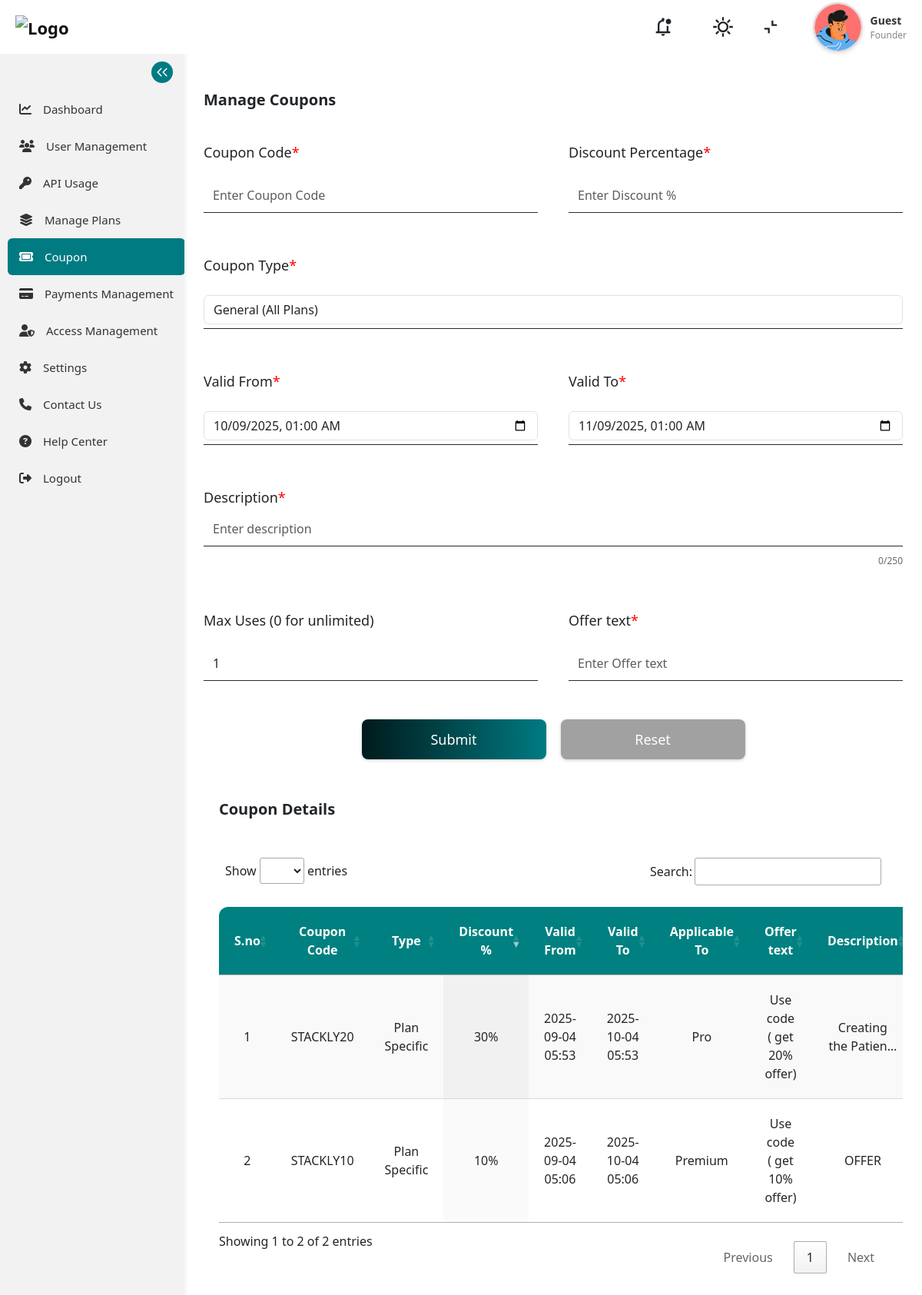
The page /create_coupons/ (signed in) on the database its author committed.
### stackly_admin/models.py (models this page shows, shortened)
class CouponCode(models.Model):
    COUPON_TYPES = (
        ('general', 'General'),
        ('plan_specific', 'Plan Specific'),
        ('user_specific', 'User Specific'),
    )
    code = models.CharField(max_length=20, unique=True)
    offer_text = models.CharField(max_length=20, unique=True,null=True, blank=True)
    coupon_type = models.CharField(max_length=20, choices=COUPON_TYPES, default='general')
    discount_percentage = models.PositiveIntegerField()
    description = models.TextField(null=True, blank=True)
    valid_from = models.DateTimeField()
    valid_to = models.DateTimeField()
    is_active = models.BooleanField(default=True)
    plan = models.ForeignKey(Plan, null=True, blank=True, on_delete=models.SET_NULL,
                           related_name='coupons')
    user = models.ForeignKey(User, null=True, blank=True, on_delete=models.SET_NULL)
    max_uses = models.PositiveIntegerField(default=1)
    times_used = models.PositiveIntegerField(default=0)

class Plan(models.Model):
    name = models.CharField(max_length=100)
    price = models.DecimalField(max_digits=10, decimal_places=2)
    validity_days = models.IntegerField()
    expiry_date = models.DateField(null=True, blank=True)
    max_api_calls = models.IntegerField()
    features = models.JSONField(default=list)  # <-- list of feature strings
    is_active = models.BooleanField(default=True)

### stackly_admin/views.py (the view, shortened to what this page needs)
# urls.py: path('create_coupons/', views.create_coupon, name='create_coupon'),
@role_required('SuperAdmin', 'Admin')
def create_coupon(request):
    if not request.user.is_authenticated:
        return redirect('admin_login')
    try:
        profiles = UserProfile.objects.get(user=request.user)
    except UserProfile.DoesNotExist:
        profiles = None
    notifications = Notification.objects.filter(register=request.user).order_by('-created_at')
    unread_count = notifications.filter(is_read=False).count()
    notifications = notifications[:5]
    plans = Plan.objects.filter(is_active=True)
    users = User.objects.filter(is_active=True)
    coupons = CouponCode.objects.all().order_by('-id')
    context = {
        'plans': plans,
        'users': users,
        'coupons': coupons,
        'profiles': profiles,
        'notifications': notifications,
        'unread_count': unread_count
    }
    return render(request, 'create_coupon.html', context)

### stackly_admin/templates/create_coupon.html (shortened to what this page needs)
{% extends 'base.html' %}
{% load static %}
{% block content %}
<div class="manageCoupons">
  <div class="box">
    <div class="innerbox">
      <div class="heading">Manage Coupons</div>
      <form method="POST" id="couponForm" class="needs-validation" novalidate>
        <div class="form">
          <div class="coupon-row">
            <div class="coupon-field">
              <label for="code" class="field-label">Coupon Code<span class="star">*</span></label>
              <div class="coupon-input">
                <input id="code" type="text" name="code" placeholder="Enter Coupon Code" required
                  pattern="^[A-Z][A-Za-z0-9]*$"
                  title="Must start with capital letter and contain only letters and numbers" class="form-control">
              </div>
            </div>
            <div class="coupon-field">
              <label for="discount_percentage" class="field-label">Discount Percentage<span
                  class="star">*</span></label>
              <div class="coupon-input">
                <input id="discount_percentage" type="number" name="discount_percentage" placeholder="Enter Discount %"
                  min="1" max="100" required class="form-control">
              </div>
            </div>
          </div>
          <div class="coupon-row">
            <div class="coupon-field">
              <label for="coupon_type" class="field-label">Coupon Type<span class="star">*</span></label>
              <div class="coupon-input">
                <select id="coupon_type" name="coupon_type" class="form-control" required>
                  <option value="general">General (All Plans)</option>
                </select>
              </div>
            </div>
          </div>
          <div class="date-row">
            <div class="date-field">
              <label for="valid_from" class="field-label">Valid From<span class="star">*</span></label>
              <div class="coupon-input">
                <input id="valid_from" type="datetime-local" name="valid_from" required class="form-control">
              </div>
            </div>
            <div class="date-field">
              <label for="valid_to" class="field-label">Valid To<span class="star">*</span></label>
              <div class="coupon-input">
                <input id="valid_to" type="datetime-local" name="valid_to" required class="form-control">
              </div>
            </div>
          </div>
          <div class="description">
            <label for="description" class="field-label">Description<span class="star">*</span></label>
            <div class="coupon-input">
              <input id="description" type="text" name="description" placeholder="Enter description" required
                class="form-control" maxlength="250">
            </div>
            <div class="char-count" id="description-count">0/250</div>
          </div>
          <div class="coupon-row">
            <div class="coupon-field">
              <label for="max_uses" class="field-label">Max Uses (0 for unlimited)</label>
              <div class="coupon-input">
                <input id="max_uses" type="number" name="max_uses" placeholder="Enter max uses" min="0" value="1"
                  class="form-control">
              </div>
            </div>
            <div class="coupon-field">
              <label for="code" class="field-label">Offer text<span class="star">*</span></label>
              <div class="coupon-input">
                <input id="code" type="text" name="offer_text" placeholder="Enter Offer text" required
                  pattern="^[A-Z][A-Za-z0-9]*$"
                  title="Must start with capital letter and contain only letters and numbers" class="form-control">
              </div>
            </div>
          </div>
        </div>
        <div class="btns">
          <button type="submit" class="submit">Submit</button>
          <button type="reset" class="reset">Reset</button>
        </div>
      </form>
    </div>
  </div>
  <div class="coupondetails">
    <div class="heading">Coupon Details</div>
    <div class="table">
      <table id="couponsTable" class="display" style="width:100%">
        <thead>
          <tr>
            <th>S.no</th>
            <th>Coupon Code</th>
            <th>Type</th>
            <th>Discount %</th>
            <th>Valid From</th>
            <th>Valid To</th>
            <th>Applicable To</th>
            <th>Offer text</th>
            <th>Description</th>
          </tr>
        </thead>
        <tbody>
          {% for coupon in coupons %}
          <tr>
            <td>{{ forloop.counter }}</td>
            <td>{{ coupon.code.upper }}</td>
            <td>{{ coupon.get_coupon_type_display }}</td>
            <td>{{ coupon.discount_percentage }}%</td>
            <td>{{ coupon.valid_from|date:"Y-m-d H:i" }}</td>
            <td>{{ coupon.valid_to|date:"Y-m-d H:i" }}</td>
            <td>
              {% if coupon.coupon_type == 'plan_specific' %}
              {{ coupon.plan.name }}
              {% elif coupon.coupon_type == 'user_specific' %}
              {{ coupon.user.get_full_name|default:coupon.user.username }}
              {% else %}
              All Plans
              {% endif %}
            </td>
            <td>{{ coupon.offer_text }}</td>
            <td>{{ coupon.description|truncatechars:20 }}</td>
          </tr>
          {% endfor %}
        </tbody>
      </table>
    </div>
  </div>
</div>
{% endblock %}

### static/assets/css/style.css (style rules this page uses)
* { margin: 0; padding: 0; border: 0; box-sizing: border-box; font-family: 'Segoe UI', Tahoma, Geneva, Verdana, sans-serif; }

### stackly_admin/templates/create_coupon.html (style rules this page uses)
* { margin: 0; padding: 0; border: 0; box-sizing: border-box; font-family: 'Segoe UI', Tahoma, Geneva, Verdana, sans-serif; }
body { overflow-x: hidden; }
.manageCoupons { width: 100%; max-width: 1200px; padding: 20px; margin-left: 20px; }
.box { width: 100%; display: flex; flex-direction: column; gap: 40px; }
.innerbox { width: 100%; display: flex; flex-direction: column; gap: 40px; }
.heading { font-size: 20px; font-weight: 600; text-align: start; }
.form { width: 100%; display: flex; flex-direction: column; gap: 55px; }
.coupon-row, .date-row { display: flex; flex-wrap: wrap; gap: 40px; }
.coupon-field, .date-field { flex: 1 1 300px; display: flex; flex-direction: column; gap: 20px; }
.field-label { font-size: 18px; font-weight: 400; }
.star { color: red; font-size: 18px; }
.coupon-input { width: 100%; display: flex; gap: 12px; border-bottom: 1px solid #2a2a2a; padding: 5px 0; }
.description { display: flex; flex-direction: column; gap: 5px; }
.input, input[type="text"], input[type="number"], input[type="date"] { width: 100%; height: 34px; border: none; outline: none; background: transparent; font-size: 16px; }
.btns { display: flex; flex-wrap: wrap; justify-content: center; gap: 19px; padding: 20px 0; margin-top: 20px; }
.submit, .reset { flex: 1 1 200px; max-width: 240px; height: 52px; border-radius: 8px; padding: 8px 12px; display: flex; justify-content: center; align-items: center; box-shadow: 0 1px 4px 0 #00000033; font-weight: 400; font-size: 18px; color: white; cursor: pointer; margin: 10px 0; }
.submit { background: linear-gradient(to left, #007B82, #001A1C); }
.reset { background: #A1A1A1; }
.coupondetails { width: 100%; display: flex; flex-direction: column; gap: 40px; padding: 20px; overflow-x: auto; }
#couponsTable { width: 100%; border-collapse: collapse; }
#couponsTable thead { background-color: #008080; color: #fff; }
#couponsTable th:first-child { border-top-left-radius: 12px; }
#couponsTable thead th, #couponsTable tbody td { padding: 20px; text-align: center; }
.char-count { font-size: 12px; color: #666; margin-top: 5px; text-align: right; }

### rows shown on the page
CouponCode: code "STACKLY20", coupon_type "Plan Specific", discount_percentage "30", valid_from "2025-09-04 05:53", valid_to "2025-10-04 05:53", plan.name "Pro", offer_text "Use code ( get 20% offer)", description "Creating the Patien…"
CouponCode: code "STACKLY10", coupon_type "Plan Specific", discount_percentage "10", valid_from "2025-09-04 05:06", valid_to "2025-10-04 05:06", plan.name "Premium", offer_text "Use code ( get 10% offer)", description "OFFER"
